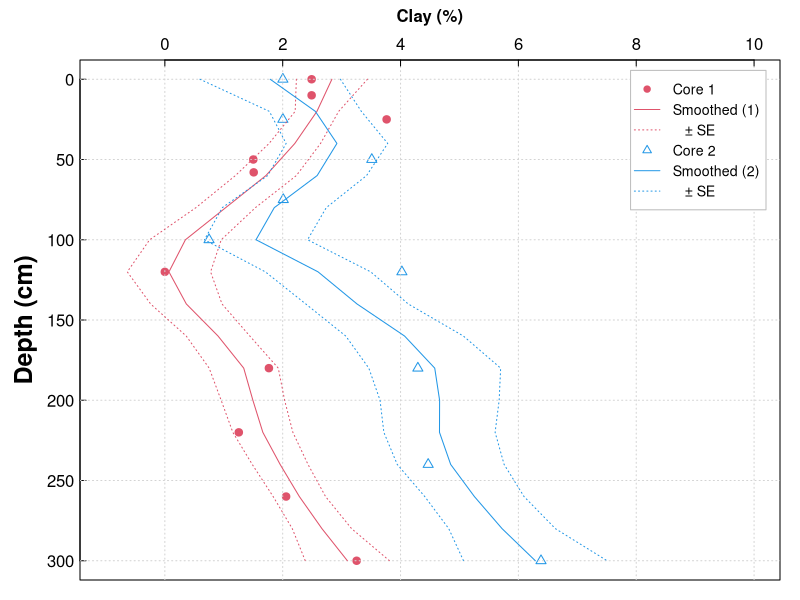

The R source for this figure:
profiles <- read.csv("Deep_Cores.csv")

profiles$Site <- as.factor(profiles$Site)

data1 <- subset(profiles, subset = profiles$Site == 1)
data2 <- subset(profiles, subset = profiles$Site == 2)
data3 <- subset(profiles, subset = profiles$S.bd == 1)
data4 <- subset(profiles, subset = profiles$S.bd == 2)

############################### Plot ################################
par(mfrow = c(1,1), mar = c(1,4,3,1), mgp = c(2.2,0.3,0), font.lab=2, tcl =0.3, las = 1)

#### Clay ####
with(profiles, plot(depth.upper ~ Clay,
                           pch = c(19,2)[Site],
                           col = c(2,4)[Site],
                           ylim = c(300,0), xlim = c(-1,10), 
                           xaxt = "n", xlab = "",
                           ylab = "Depth (cm)",
                           cex.lab = 1.5)
     )
grid()
axis(3)
mtext(expression(bold(paste("Clay (%)"))),
      side = 3, line = 1.5, font = 2)

# set up data.frame to store interpolation results
interps <- data.frame(fixdepth = seq(0,300,20),
                      Core_1 = rep(NA, length(seq(0,300,20))),
                      Core_1_lo = rep(NA, length(seq(0,300,20))),
                      Core_1_hi = rep(NA, length(seq(0,300,20))),
                      Core_2 = rep(NA, length(seq(0,300,20))),
                      Core_2_lo = rep(NA, length(seq(0,300,20))),
                      Core_2_hi = rep(NA, length(seq(0,300,20))))

# generate Core 1 values interpolated to fixed depth using LOESS
loessMod1 <- loess(Clay ~ depth.upper, data = data1)
loessPred1 <- predict(loessMod1, newdata=interps$fixdepth, se = TRUE)
interps$Core_1 <- loessPred1$fit
interps$Core_1_lo <- loessPred1$fit - loessPred1$se.fit
interps$Core_1_hi <- loessPred1$fit + loessPred1$se.fit

# generate Core 2 values interpolated to fixed depth using LOESS
loessMod2 <- loess(Clay ~ depth.upper, data2)
loessPred2 <- predict(loessMod2, newdata=interps$fixdepth, se = TRUE)
interps$Core_2 <- loessPred2$fit
interps$Core_2_lo <- loessPred2$fit - loessPred2$se.fit
interps$Core_2_hi <- loessPred2$fit + loessPred2$se.fit

# add interpolations to plot
lines(interps$Core_1, interps$fixdepth, col = 2)
lines(interps$Core_1_lo, interps$fixdepth, col = 2, lty = 3)
lines(interps$Core_1_hi, interps$fixdepth, col = 2, lty = 3)

lines(interps$Core_2, interps$fixdepth, col = 4)
lines(interps$Core_2_lo, interps$fixdepth, col = 4, lty = 3)
lines(interps$Core_2_hi, interps$fixdepth, col = 4, lty = 3)

legend("topright", bty = "o", inset = 0.02,
       cex = 0.85, y.intersp = 1.2, 
       box.col = "gray", box.lwd = 1, 
       legend = c("Core 1", 
                  "Smoothed (1)", " \u00A0 \u00B1 SE", 
                  "Core 2", 
                  "Smoothed (2)", " \u00A0 \u00B1 SE"), 
       col = c(2,2,2,4,4,4), lty = c(NA,1,3,NA,1,3), 
       lwd = 1, pch = c(19,NA,NA,2,NA,NA))

# tidy up
rm(list = ls(pattern = "loess"))
